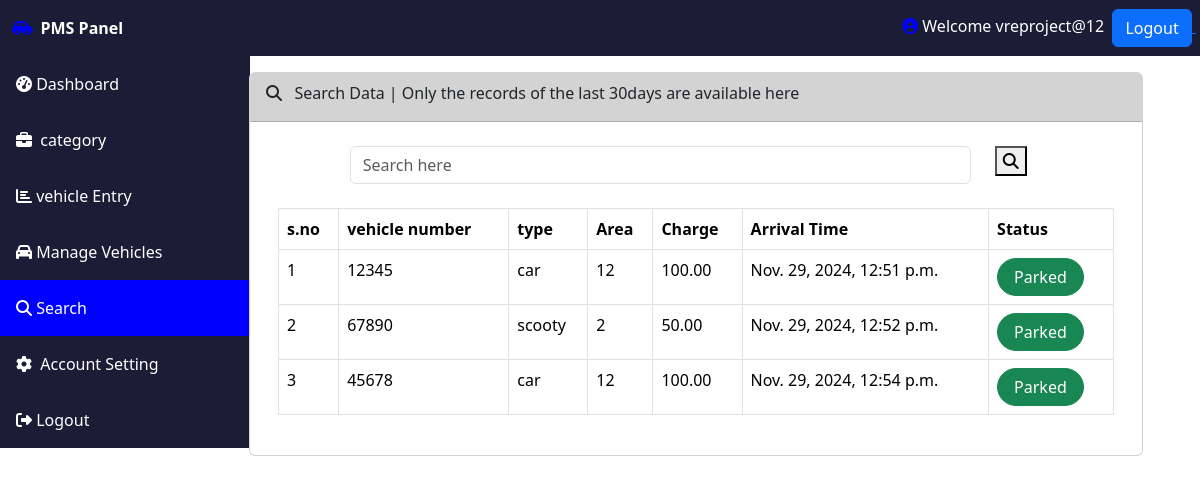
Page /parkingstatus (signed in) on the committed database.
### application1/models.py (models this page shows, shortened)
class add_vehicle(models.Model):
    vehicle_no=models.CharField(max_length=250)
    parkingareanumber = models.ForeignKey(add_category,on_delete=models.CASCADE)
    vehicletype=models.CharField(max_length=200)
    parkingharge=models.DecimalField(max_digits=10,decimal_places=2)
    status = models.BooleanField(default=True)
    arrival_time=models.DateTimeField(default=datetime.now)

class add_category(models.Model):
    parkingareanumber=models.CharField(max_length=100)
    vehicletype=models.CharField(max_length=100)
    vehiclelimit=models.IntegerField()
    parkingharge=models.DecimalField(max_digits=10,decimal_places=2)
    status=models.BooleanField(default=True)
    doc=models.DateTimeField(default=datetime.now)

### application1/views.py (the view)
# urls.py: path('parkingstatus',views.parkingstatus,name="parkingstatus"),
@login_required
def parkingstatus(req):
    data=add_vehicle.objects.all()
    context={
        'data':data,
    }
    return  render(req,'parkingstatus.html',context)

### application1/templates/parkingstatus.html (shortened to what this page needs)
{% extends 'base.html' %}
{% block content %}
<div class="col-9 mt-3" style="margin-left:-25px;" xmlns="http://www.w3.org/1999/html">
    <div class="card">
      <div class="card-header" style="background-color: lightgrey;">
        <b><i class="fa-solid fa-magnifying-glass"></i> </b>&nbsp;
        <label for="" class="form-label">Search Data | Only the records of the last 30days are available here</label>
      </div>
      <div class="card-body">
        <div class="mb-3 mt-2">
          <div class="container form-label">
            <div class="row">
              <div class="col-9 offset-1">
                  <form action="{% url 'parkingsearch' %}" method="get">
                <input type="search" class="form-control" placeholder="Search here" name="query">
              </div>
              <div class="col-2">
                <button type="submit" class=""><i class="fa-solid fa-magnifying-glass"></i></button>
              </div>
         </div>
        <div class="row mt-4">
          <div class="col">
            <table id="myTable" class="table table-bordered form-label">
              <thead>
              <tr>
                  <th scope="col">s.no</th>
                  <th scope="col">vehicle number</th>
                  <th scope="col">type</th>
                  <th scope="col">Area</th>
                  <th scope="col">Charge</th>
                  <th scope="col">Arrival Time</th>
                  <th scope="col">Status</th>
              </tr>
              </thead>
              <tbody>
              {% for x in data %}
              <tr>
                <td>{{forloop.counter}}</td>
                <td>{{x.vehicle_no}}</td>
                <td>{{x.vehicletype}}</td>
                <td>{{x.parkingareanumber.parkingareanumber}}</td>
                <td>{{x.parkingharge}}</td>
                <td>{{x.arrival_time}}</td>
                <td>  {% if x.status %}
                      <span class="btn btn-success rounded-pill px-3">Parked</span>
                      {% else %}
                      <span class="btn btn-danger rounded-pill px-3">Left</span>
                      {% endif %}</td>
              </tr>
              {% endfor %}
              </tbody>
          </table>
          </div>
        </div>
        </div>
    </div>
      </div>
    </div>
      {% endblock %}

### application1/templates/base.html (shortened to what this page needs)
<!doctype html>
<html lang="en">
{% load static %}
  <head>
    <link
      href="https://cdn.jsdelivr.net/npm/bootstrap@5.3.2/dist/css/bootstrap.min.css"
      rel="stylesheet"
    />
  </head>
  <body>
  <header>
             <nav class="navbar navbar-expand-lg navbar-light navbarcolor " style="background-color: rgb(27, 28, 53);">
            &nbsp;&nbsp;&nbsp;<i class="fa-solid fa-car-side" style="color: blue;"></i>
              <div class="collapse navbar-collapse" id="navbarSupportedContent">
                <ul class="navbar-nav me-auto mb-2 mb-lg-0">
                  <li class="nav-item">
                    <a class="nav-link active" aria-current="page" href="#" style="color:white;"><b>PMS Panel</b></a>
                  </li>
                </ul>
                <form class="d-flex" role="search">
                  <span>
                  <i class="fa-solid fa-circle-user " style="color: blue;" ></i>
                  <label style="color:white;">Welcome {{user.username}}</label>&nbsp;
                      <a href="{% url 'loginpage' %}">
                              <input type="button"  class="btn btn-primary" value="Logout">
                      </a>
                  </span>
                </form>
              </div>
          </nav>
  </header>
  <main>
      <div class="row " >
        <div class="col-3 " style="margin-left:-32px;">
          <div class="side-bar" >
                        <ul>
                            <li  class="p-3 sidebarstyle {% if request.path == '/dashboard' %}hovercolor{% endif %}"><i class="fas fa-tachometer-alt"></i><a href="{% url 'dashboard' %}" style="text-decoration:none; color:white;">&nbsp;Dashboard</a>  </li>
                            <li  class="p-3 sidebarstyle {% if request.path == '/categorymodule' %}hovercolor{% endif %}"><i class="fas fa-briefcase"></i><a href="{% url 'categorymodule' %}" style="text-decoration:none; color:white;">  &nbsp;category</a></li>
                            <li  class="p-3 sidebarstyle {% if request.path == '/vehicleentry' %}hovercolor{% endif %} "><i class="fas fa-chart-bar"></i><a href="{% url 'vehicleentry' %}" style="text-decoration:none; color:white;">&nbsp;vehicle Entry</a></li>
                            <li  class="p-3 sidebarstyle {% if request.path == '/managevehicle' %}hovercolor{% endif %} "><i class="fa-solid fa-car"></i><a href="{% url 'managevehicle' %}" style="text-decoration:none; color:white;">&nbsp;Manage Vehicles</a></li>
                            <li class="p-3 sidebarstyle {% if request.path == '/parkingstatus' %}hovercolor{% endif %} "> <i class="fa-solid fa-magnifying-glass"></i><a href="{% url 'parkingstatus' %}" style="text-decoration:none; color:white;">&nbsp;Search</a></li>
                            <li  class="p-3 sidebarstyle {% if request.path == '/reset' %}hovercolor{% endif %} "><i class="fas fa-cog"></i><a href="{% url 'reset' %}" style="text-decoration:none; color:white;"> &nbsp;Account Setting</a></li>
                            <li  class="p-3 sidebarstyle {% if request.path == '/loginform' %}hovercolor{% endif %} "> <i class="fas fa-sign-out-alt"></i><a href="{% url 'logout' %}" style="text-decoration:none; color:white;">&nbsp;Logout</a></li>
                        </ul>
                    </div>
             </div>
          {% block content %} {% endblock %}
      </div>
    </main>
  </body>
</html>

### rows in the picture
add_vehicle: vehicle_no "12345", vehicletype "car", parkingareanumber.parkingareanumber "12", parkingharge "100.00", arrival_time "Nov. 29, 2024, 12:51 p.m.", status "Parked"
add_vehicle: vehicle_no "67890", vehicletype "scooty", parkingareanumber.parkingareanumber "2", parkingharge "50.00", arrival_time "Nov. 29, 2024, 12:52 p.m.", status "Parked"
add_vehicle: vehicle_no "45678", vehicletype "car", parkingareanumber.parkingareanumber "12", parkingharge "100.00", arrival_time "Nov. 29, 2024, 12:54 p.m.", status "Parked"

### other values in the picture
{{ user.username }} "vreproject@12"
